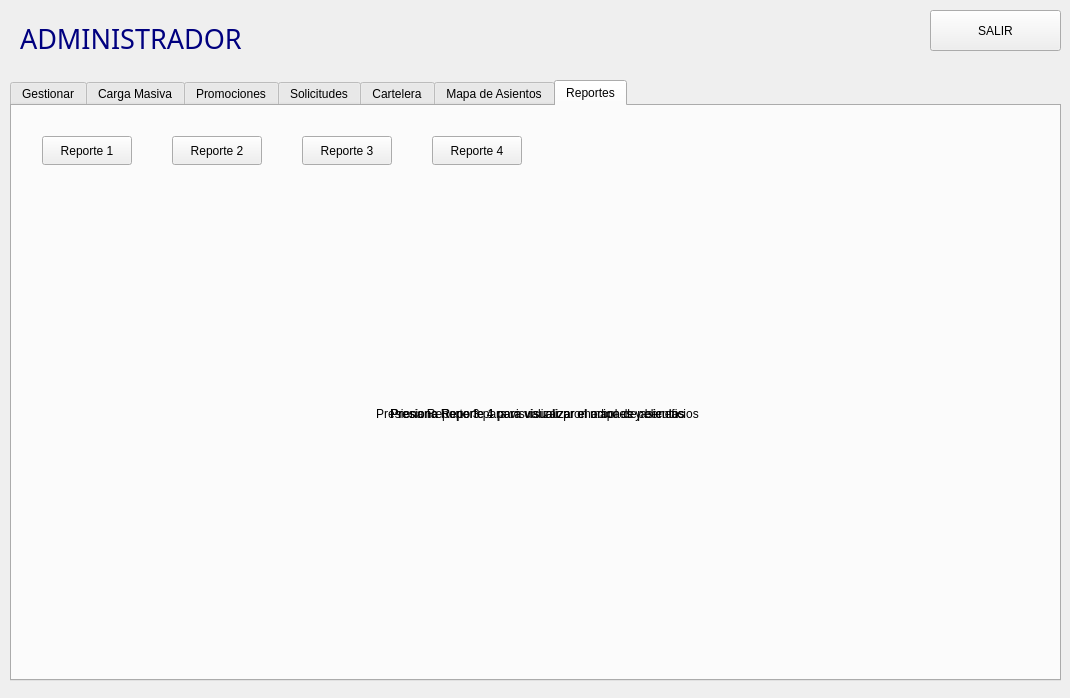
<?xml version="1.0" encoding="UTF-8"?>
<ui version="4.0">
 <class>vistaAdmin</class>
 <widget class="QDialog" name="vistaAdmin">
  <property name="geometry">
   <rect>
    <x>0</x>
    <y>0</y>
    <width>1070</width>
    <height>698</height>
   </rect>
  </property>
  <property name="windowTitle">
   <string>Dialog</string>
  </property>
  <widget class="QTabWidget" name="tabWidget">
   <property name="geometry">
    <rect>
     <x>10</x>
     <y>80</y>
     <width>1051</width>
     <height>601</height>
    </rect>
   </property>
   <property name="currentIndex">
    <number>6</number>
   </property>
   <widget class="QWidget" name="tab">
    <attribute name="title">
     <string>Gestionar</string>
    </attribute>
    <widget class="QTableWidget" name="tbGestionar">
     <property name="geometry">
      <rect>
       <x>20</x>
       <y>60</y>
       <width>1011</width>
       <height>441</height>
      </rect>
     </property>
    </widget>
    <widget class="QPushButton" name="btnAgregarPeli">
     <property name="geometry">
      <rect>
       <x>20</x>
       <y>510</y>
       <width>141</width>
       <height>41</height>
      </rect>
     </property>
     <property name="text">
      <string>Agregar</string>
     </property>
    </widget>
    <widget class="QPushButton" name="btnEliminarPeli">
     <property name="geometry">
      <rect>
       <x>200</x>
       <y>510</y>
       <width>141</width>
       <height>41</height>
      </rect>
     </property>
     <property name="text">
      <string>Eliminar</string>
     </property>
    </widget>
    <widget class="QComboBox" name="comboBox">
     <property name="geometry">
      <rect>
       <x>800</x>
       <y>10</y>
       <width>231</width>
       <height>28</height>
      </rect>
     </property>
    </widget>
   </widget>
   <widget class="QWidget" name="tab_2">
    <attribute name="title">
     <string>Carga Masiva</string>
    </attribute>
    <widget class="QTableWidget" name="tbCargaMasiva">
     <property name="geometry">
      <rect>
       <x>20</x>
       <y>50</y>
       <width>1001</width>
       <height>451</height>
      </rect>
     </property>
    </widget>
    <widget class="QPushButton" name="btnCargarPeli">
     <property name="geometry">
      <rect>
       <x>30</x>
       <y>510</y>
       <width>161</width>
       <height>41</height>
      </rect>
     </property>
     <property name="text">
      <string>Cargar Peliculas</string>
     </property>
    </widget>
   </widget>
   <widget class="QWidget" name="tab_5">
    <attribute name="title">
     <string>Promociones</string>
    </attribute>
    <widget class="QPushButton" name="btnNuevaPromo">
     <property name="geometry">
      <rect>
       <x>50</x>
       <y>500</y>
       <width>171</width>
       <height>51</height>
      </rect>
     </property>
     <property name="text">
      <string> Nueva Promocion</string>
     </property>
    </widget>
    <widget class="QPushButton" name="btnAnadirBene">
     <property name="geometry">
      <rect>
       <x>840</x>
       <y>500</y>
       <width>181</width>
       <height>51</height>
      </rect>
     </property>
     <property name="text">
      <string>Añadir Beneficio</string>
     </property>
    </widget>
    <widget class="QTableWidget" name="tabla_promociones">
     <property name="geometry">
      <rect>
       <x>15</x>
       <y>86</y>
       <width>491</width>
       <height>406</height>
      </rect>
     </property>
    </widget>
    <widget class="QTableWidget" name="tabla_beneficios">
     <property name="geometry">
      <rect>
       <x>525</x>
       <y>86</y>
       <width>501</width>
       <height>406</height>
      </rect>
     </property>
    </widget>
    <widget class="QLabel" name="labelCodigoPromo">
     <property name="geometry">
      <rect>
       <x>15</x>
       <y>5</y>
       <width>110</width>
       <height>20</height>
      </rect>
     </property>
     <property name="text">
      <string>Codigo</string>
     </property>
    </widget>
    <widget class="QLineEdit" name="txtCodigoPromo">
     <property name="geometry">
      <rect>
       <x>15</x>
       <y>28</y>
       <width>110</width>
       <height>28</height>
      </rect>
     </property>
    </widget>
    <widget class="QLabel" name="labelNombrePromo">
     <property name="geometry">
      <rect>
       <x>135</x>
       <y>5</y>
       <width>110</width>
       <height>20</height>
      </rect>
     </property>
     <property name="text">
      <string>Nombre</string>
     </property>
    </widget>
    <widget class="QLineEdit" name="txtNombrePromo">
     <property name="geometry">
      <rect>
       <x>135</x>
       <y>28</y>
       <width>110</width>
       <height>28</height>
      </rect>
     </property>
    </widget>
    <widget class="QLabel" name="labelVigenciaPromo">
     <property name="geometry">
      <rect>
       <x>255</x>
       <y>5</y>
       <width>110</width>
       <height>20</height>
      </rect>
     </property>
     <property name="text">
      <string>Vigencia</string>
     </property>
    </widget>
    <widget class="QLineEdit" name="txtVigenciaPromo">
     <property name="geometry">
      <rect>
       <x>255</x>
       <y>28</y>
       <width>110</width>
       <height>28</height>
      </rect>
     </property>
     <property name="placeholderText">
      <string>2026-08-01 / 2026-08-31</string>
     </property>
    </widget>
    <widget class="QLabel" name="labelDiasPromo">
     <property name="geometry">
      <rect>
       <x>375</x>
       <y>5</y>
       <width>120</width>
       <height>20</height>
      </rect>
     </property>
     <property name="text">
      <string>Dias aplicables</string>
     </property>
    </widget>
    <widget class="QLineEdit" name="txtDiasPromo">
     <property name="geometry">
      <rect>
       <x>375</x>
       <y>28</y>
       <width>120</width>
       <height>28</height>
      </rect>
     </property>
    </widget>
    <widget class="QLabel" name="labelTipoBeneficio">
     <property name="geometry">
      <rect>
       <x>525</x>
       <y>5</y>
       <width>150</width>
       <height>20</height>
      </rect>
     </property>
     <property name="text">
      <string>Tipo beneficio</string>
     </property>
    </widget>
    <widget class="QLineEdit" name="txtTipoBeneficio">
     <property name="geometry">
      <rect>
       <x>525</x>
       <y>28</y>
       <width>150</width>
       <height>28</height>
      </rect>
     </property>
    </widget>
    <widget class="QLabel" name="labelDescripcionBeneficio">
     <property name="geometry">
      <rect>
       <x>685</x>
       <y>5</y>
       <width>160</width>
       <height>20</height>
      </rect>
     </property>
     <property name="text">
      <string>Descripcion</string>
     </property>
    </widget>
    <widget class="QLineEdit" name="txtDescripcionBeneficio">
     <property name="geometry">
      <rect>
       <x>685</x>
       <y>28</y>
       <width>160</width>
       <height>28</height>
      </rect>
     </property>
    </widget>
    <widget class="QLabel" name="labelValorBeneficio">
     <property name="geometry">
      <rect>
       <x>855</x>
       <y>5</y>
       <width>160</width>
       <height>20</height>
      </rect>
     </property>
     <property name="text">
      <string>Valor</string>
     </property>
    </widget>
    <widget class="QLineEdit" name="txtValorBeneficio">
     <property name="geometry">
      <rect>
       <x>855</x>
       <y>28</y>
       <width>160</width>
       <height>28</height>
      </rect>
     </property>
    </widget>
    <widget class="QPushButton" name="btnEliminarPromo">
     <property name="geometry">
      <rect>
       <x>250</x>
       <y>500</y>
       <width>181</width>
       <height>51</height>
      </rect>
     </property>
     <property name="text">
      <string>Eliminar Promocion</string>
     </property>
    </widget>
   </widget>
   <widget class="QWidget" name="tab_6">
    <attribute name="title">
     <string>Solicitudes</string>
    </attribute>
    <widget class="QPushButton" name="btnRegistrarSoli">
     <property name="geometry">
      <rect>
       <x>850</x>
       <y>490</y>
       <width>161</width>
       <height>51</height>
      </rect>
     </property>
     <property name="text">
      <string>Registrar Solicitud</string>
     </property>
    </widget>
   </widget>
   <widget class="QWidget" name="tab_7">
    <attribute name="title">
     <string>Cartelera</string>
    </attribute>
    <widget class="QTableWidget" name="tbCartelera">
     <property name="geometry">
      <rect>
       <x>20</x>
       <y>70</y>
       <width>1011</width>
       <height>411</height>
      </rect>
     </property>
    </widget>
    <widget class="QPushButton" name="btnCrearFuncion">
     <property name="geometry">
      <rect>
       <x>30</x>
       <y>510</y>
       <width>141</width>
       <height>51</height>
      </rect>
     </property>
     <property name="text">
      <string>Crear Funcion</string>
     </property>
    </widget>
    <widget class="QLineEdit" name="lineFilas">
     <property name="geometry">
      <rect>
       <x>110</x>
       <y>10</y>
       <width>71</width>
       <height>28</height>
      </rect>
     </property>
    </widget>
    <widget class="QLabel" name="label_2">
     <property name="geometry">
      <rect>
       <x>40</x>
       <y>20</y>
       <width>90</width>
       <height>20</height>
      </rect>
     </property>
     <property name="text">
      <string>No. Filas</string>
     </property>
    </widget>
    <widget class="QLabel" name="label_3">
     <property name="geometry">
      <rect>
       <x>220</x>
       <y>20</y>
       <width>101</width>
       <height>20</height>
      </rect>
     </property>
     <property name="text">
      <string>No. Columnas</string>
     </property>
    </widget>
    <widget class="QLineEdit" name="lineColumnas">
     <property name="geometry">
      <rect>
       <x>320</x>
       <y>10</y>
       <width>71</width>
       <height>28</height>
      </rect>
     </property>
    </widget>
   </widget>
   <widget class="QWidget" name="tab_8">
    <attribute name="title">
     <string>Mapa de Asientos</string>
    </attribute>
    <widget class="QTableView" name="tabla_asientos">
     <property name="geometry">
      <rect>
       <x>30</x>
       <y>50</y>
       <width>991</width>
       <height>491</height>
      </rect>
     </property>
    </widget>
    <widget class="QLabel" name="labelFuncion">
     <property name="geometry">
      <rect>
       <x>30</x>
       <y>20</y>
       <width>991</width>
       <height>20</height>
      </rect>
     </property>
     <property name="text">
      <string>Sin funcion creada</string>
     </property>
    </widget>
   </widget>
   <widget class="QWidget" name="tab_3">
    <attribute name="title">
     <string>Reportes</string>
    </attribute>
    <widget class="QPushButton" name="btnReporte1">
     <property name="geometry">
      <rect>
       <x>30</x>
       <y>30</y>
       <width>90</width>
       <height>29</height>
      </rect>
     </property>
     <property name="text">
      <string>Reporte 1</string>
     </property>
    </widget>
    <widget class="QPushButton" name="btnReporte2">
     <property name="geometry">
      <rect>
       <x>160</x>
       <y>30</y>
       <width>90</width>
       <height>29</height>
      </rect>
     </property>
     <property name="text">
      <string>Reporte 2</string>
     </property>
    </widget>
    <widget class="QPushButton" name="btnReporte3">
     <property name="geometry">
      <rect>
       <x>290</x>
       <y>30</y>
       <width>90</width>
       <height>29</height>
      </rect>
     </property>
     <property name="text">
      <string>Reporte 3</string>
     </property>
    </widget>
    <widget class="QPushButton" name="btnReporte4">
     <property name="geometry">
      <rect>
       <x>420</x>
       <y>30</y>
       <width>90</width>
       <height>29</height>
      </rect>
     </property>
     <property name="text">
      <string>Reporte 4</string>
     </property>
    </widget>
    <widget class="QLabel" name="lblReporte1">
     <property name="geometry">
      <rect>
       <x>30</x>
       <y>75</y>
       <width>991</width>
       <height>465</height>
      </rect>
     </property>
     <property name="text">
      <string>Presiona Reporte 1 para visualizar el arbol de peliculas</string>
     </property>
     <property name="scaledContents">
      <bool>false</bool>
     </property>
     <property name="alignment">
      <set>Qt::AlignmentFlag::AlignCenter</set>
     </property>
    </widget>
    <widget class="QLabel" name="lblReporte3">
     <property name="geometry">
      <rect>
       <x>30</x>
       <y>75</y>
       <width>991</width>
       <height>465</height>
      </rect>
     </property>
     <property name="text">
      <string>Presiona Reporte 3 para visualizar promociones y beneficios</string>
     </property>
     <property name="alignment">
      <set>Qt::AlignmentFlag::AlignCenter</set>
     </property>
    </widget>
    <widget class="QLabel" name="lblReporte4">
     <property name="geometry">
      <rect>
       <x>30</x>
       <y>75</y>
       <width>991</width>
       <height>465</height>
      </rect>
     </property>
     <property name="text">
      <string>Presiona Reporte 4 para visualizar el mapa de asientos</string>
     </property>
     <property name="alignment">
      <set>Qt::AlignmentFlag::AlignCenter</set>
     </property>
    </widget>
   </widget>
  </widget>
  <widget class="QLabel" name="label">
   <property name="geometry">
    <rect>
     <x>20</x>
     <y>20</y>
     <width>281</width>
     <height>31</height>
    </rect>
   </property>
   <property name="font">
    <font>
     <family>Thames</family>
     <pointsize>18</pointsize>
    </font>
   </property>
   <property name="text">
    <string>&lt;html&gt;&lt;head/&gt;&lt;body&gt;&lt;p&gt;&lt;span style=&quot; font-size:20pt; color:#00007f;&quot;&gt;ADMINISTRADOR&lt;/span&gt;&lt;/p&gt;&lt;/body&gt;&lt;/html&gt;</string>
   </property>
  </widget>
  <widget class="QPushButton" name="btnSalir">
   <property name="geometry">
    <rect>
     <x>930</x>
     <y>10</y>
     <width>131</width>
     <height>41</height>
    </rect>
   </property>
   <property name="text">
    <string>SALIR</string>
   </property>
  </widget>
 </widget>
 <resources/>
 <connections/>
</ui>
